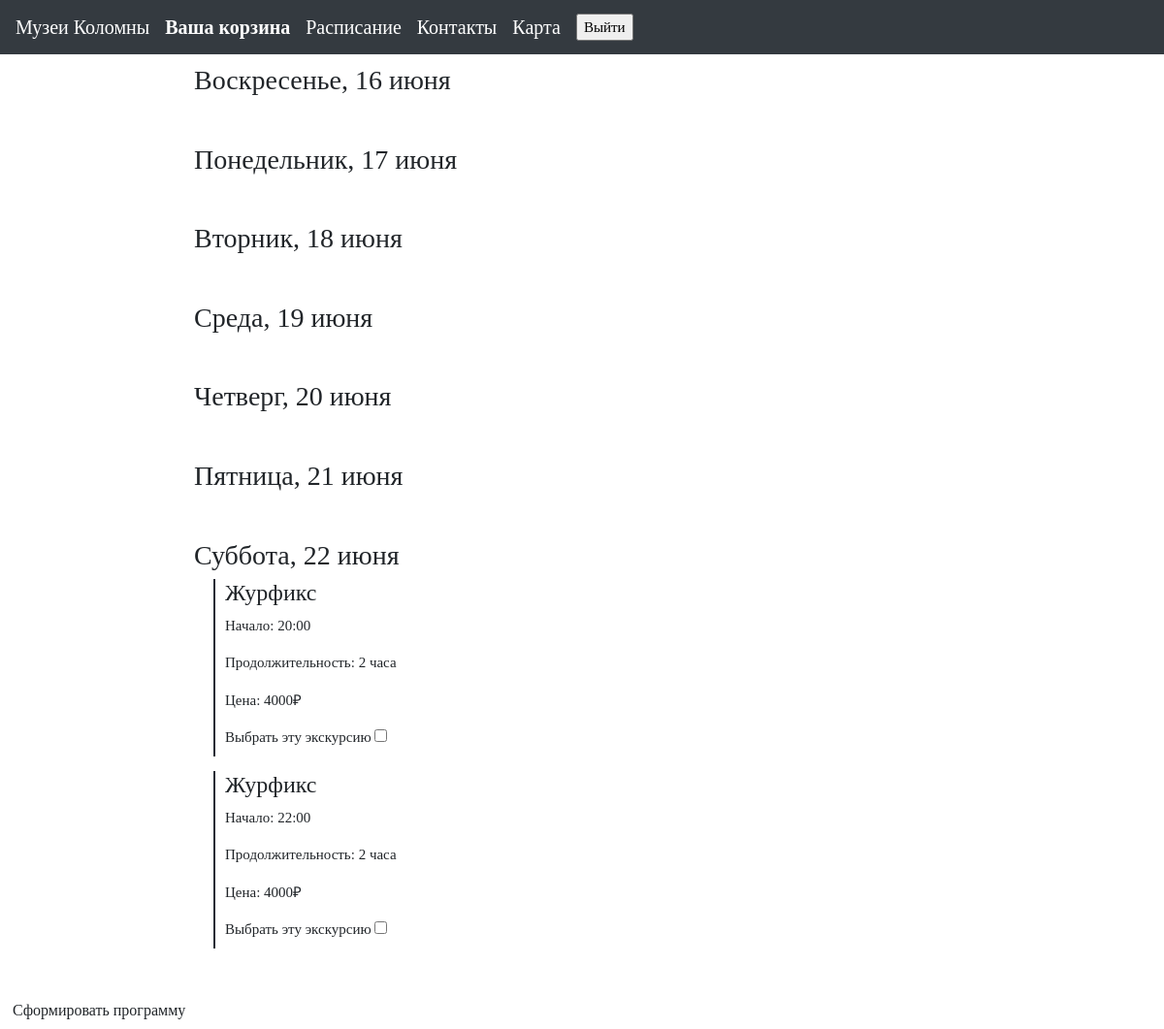
The page /basket_reserv/ (signed in) on the database as committed earlier.
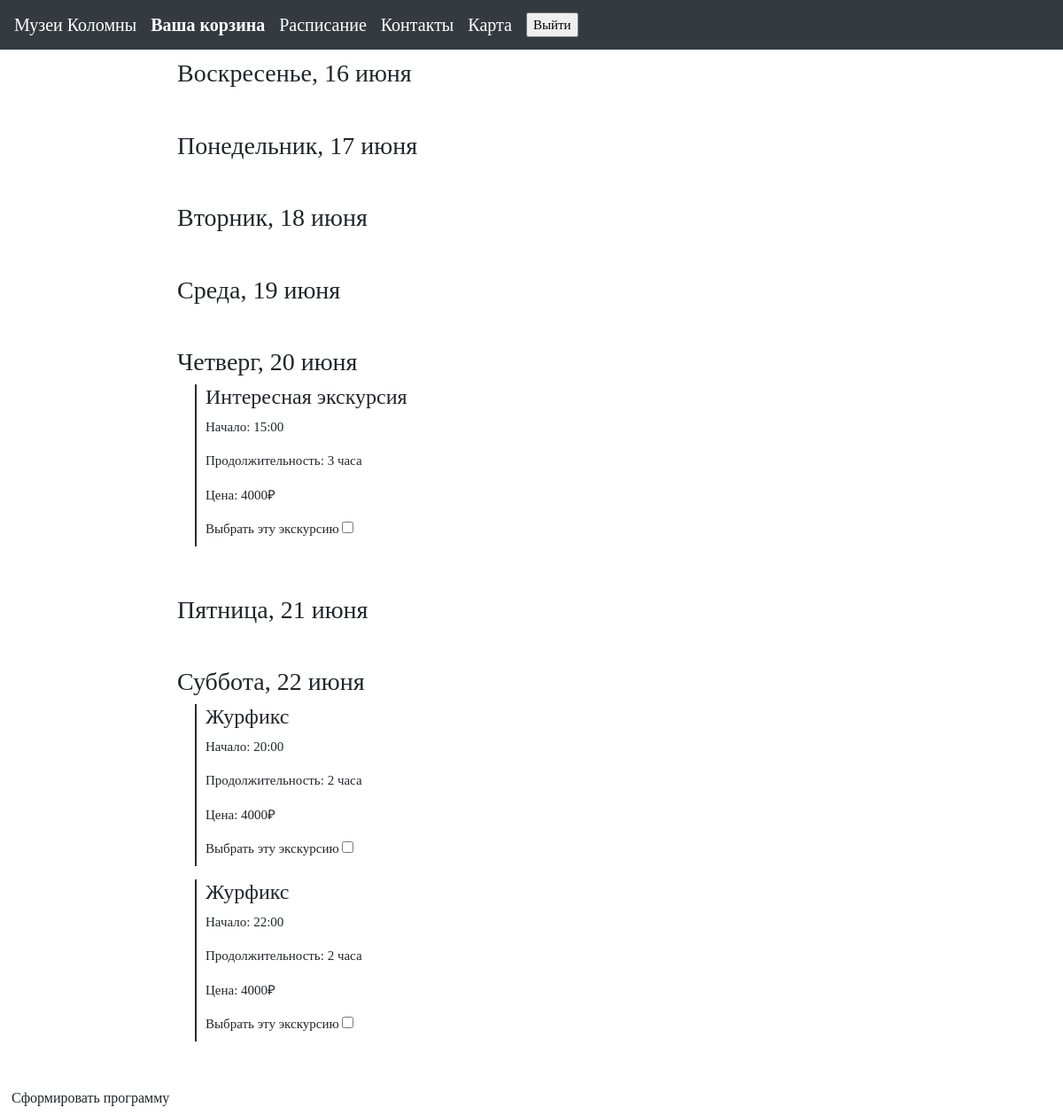
The same page on the database as committed later.
### first/models.py (models this page shows)
class Programm(models.Model):
    name = models.CharField(max_length=10000, default=None)
    length = models.IntegerField()
    month_start = models.IntegerField()
    day_start = models.IntegerField()
    hour_start = models.IntegerField()
    minute_start = models.IntegerField()
    periodicity = models.IntegerField()
    capacity = models.IntegerField()
    price_adult = models.IntegerField()
    price_children = models.IntegerField()
    price_invalid = models.IntegerField()
    discount_price_adult = models.IntegerField()
    discount_price_invalid = models.IntegerField()
    discount_price_children = models.IntegerField()
    parent = models.IntegerField()

### first/views.py (the view, shortened to what this page needs)
# urls.py: path('basket_reserv/', views.basket_reserv_page),
def basket_reserv_page(request):
    user = User.objects.get(username=request.user)
    fv = Favorite.objects.filter(user=user)
    places = []
    for i in fv: places.append(i.place)
    programms = []
    for j in places:
        for i in Programm.objects.filter(parent=j.id): programms.append(i)
    now_weekday = datetime.now().isoweekday()
    now_month = date.today().month
    now_day = date.today().day
    now_hour = datetime.now().hour + 3
    now_minute = datetime.now().minute
    TIMESWEEK = 168
    days = ['Понедельник', 'Вторник', 'Среда', 'Четверг', 'Пятница', 'Суббота', 'Воскресенье']
    months = ["января", "февраля", "марта", "апреля", "мая", "июня", "июля", "августа", "сентября", "октября", "ноября", "декабря"]
    lst = dict()
    k = 0
    for i in days[now_weekday - 1:len(days)]:
        if now_month == 4 or now_month == 6 or now_month == 9 or now_month == 11:
            if now_day + k > 30:
                lst[f"{i}, {now_day + k - 30} {months[now_month - 1 + 1]}"] = []
            else:
                lst[f"{i}, {now_day + k} {months[now_month - 1]}"] = []
        k += 1
    for i in days[:now_weekday - 1]:
        if now_month == 4 or now_month == 6 or now_month == 9 or now_month == 11:
            if now_day + k > 30:
                lst[f"{i}, {now_day + k - 30} {months[now_month - 1 + 1]}"] = []
            else:
                lst[f"{i}, {now_day + k} {months[now_month - 1]}"] = []
        k += 1
    for i in programms:
        change_time(i)
        if i.day_start - now_day <= 6:
            lst[list(lst.keys())[i.day_start - now_day]].append([i.name, str(i.hour_start).zfill(2), str(i.minute_start).zfill(2), i.length, i.price_adult, i.id])
    for i in lst:
        lst[i] = sorted(lst[i], key=lambda x: x[1])
        lst[i] = sorted(lst[i], key=lambda x: x[2])
    res = []
    for i in lst:
        pr = {
            "day": i,
            "value": []
        }
        for j in lst[i]:
            pr["value"].append({
                "name": j[0],
                "time": f"{j[1]}:{j[2]}",
                "capacity": j[3],
                "price": j[4],
                "id": j[5]
            })
        res.append(pr)
    context = {
        "lst": res
    }
    return render(request, "basket_reserv.html", context)

### first/templates/basket_reserv.html (shortened to what this page needs)
<!DOCTYPE html>
<html lang="en">
<head>
    <link rel="stylesheet" href="https://stackpath.bootstrapcdn.com/bootstrap/4.5.2/css/bootstrap.min.css">
</head>
<body>
    <nav class="navbar navbar-expand-lg navbar-dark bg-dark">
    <a class="navbar-brand" href="../">Музеи Коломны</a>
    <a class="navbar-brand" href=""><b>Ваша корзина</b></a>
    <a class="navbar-brand" href="/timetable_client">Расписание</a>
    <a class="navbar-brand" href="/contacts">Контакты</a>
     <a class="navbar-brand" href="/map">Карта</a>
        <div class="registration-container">
                {% if user.is_authenticated %}
                <form action="/logout/" method="post">
                    <input class="button-exit" type="submit" value="Выйти">
                </form>
                {% else %}
                    <a class="other-a" href="/login">Войти</a>
                {% endif %}
        </div>
    </nav>
    <form method="POST" action="/one_reserv/">
        <div class="timeline">
            {% for i in lst %}
            <div class="day">
                <h3>{{ i.day }}</h3>
                {% for j in i.value %}
                <div class="event">
                    <h4>{{ j.name }}</h4>
                    <p>Начало: {{ j.time }} </p>
                    <p>Продолжительность: {{ j.capacity }} часа</p>
                    <p>Цена: {{ j.price }}₽</p>
                    <label for="{{ j.id }}">Выбрать эту экскурсию</label>
                    <input type="checkbox" id="{{ j.id }}" name="checkbox_name" value="{{ j.id }}">
                </div>
                {% endfor %}
            </div>
            {% endfor %}
        </div>
        <button class="btn" type="submit" >Сформировать программу</button>
    </form>
</body>
</html>

Rows that differ between the two databases and show on the page:
added Programm: name "Интересная экскурсия"
Other text that changed with them:
new list line: "Начало: 15:00 Продолжительность: 3 часа Цена: 4000 ₽ Выбрать эту экскурсию ☐"
